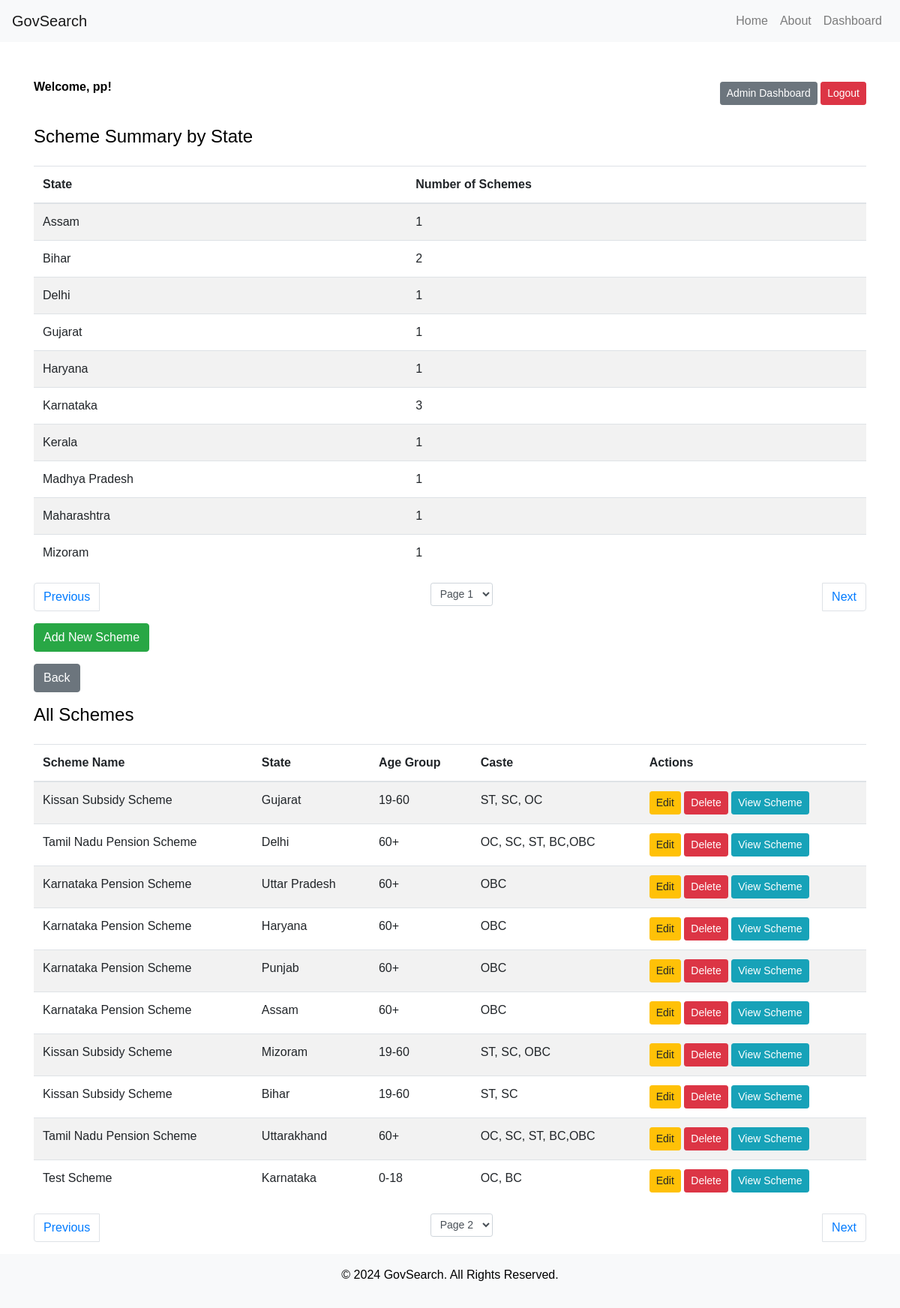
Page /admin_dashboard.php?page_schemes=2 (signed in) on the committed database.
### tables this page shows
CREATE TABLE `schemes` (
  `id` int(11) NOT NULL,
  `scheme_name` varchar(255) NOT NULL,
  `state` varchar(100) NOT NULL,
  `age_group` varchar(50) DEFAULT NULL,
  `caste` varchar(50) DEFAULT NULL,
  `state_logo` varchar(255) DEFAULT NULL,
  `scheme_link` varchar(255) DEFAULT NULL
);

### admin_dashboard.php (the view, shortened to what this page needs)
<?php
include('db_connection.php');
$items_per_page = 10;
$page = isset($_GET['page']) ? (int)$_GET['page'] : 1;
$offset = ($page - 1) * $items_per_page;
$summary_sql = "SELECT state, COUNT(*) AS scheme_count FROM schemes GROUP BY state LIMIT $offset, $items_per_page";
$summary_result = $conn->query($summary_sql);
$total_states_sql = "SELECT COUNT(DISTINCT state) AS total_states FROM schemes";
$total_states_result = $conn->query($total_states_sql);
$total_states = $total_states_result->fetch_assoc()['total_states'];
$total_pages = ceil($total_states / $items_per_page);
$page_schemes = isset($_GET['page_schemes']) ? (int)$_GET['page_schemes'] : 1;
$offset_schemes = ($page_schemes - 1) * $items_per_page;
$total_schemes_sql = "SELECT COUNT(*) AS total_schemes FROM schemes";
$total_schemes_result = $conn->query($total_schemes_sql);
$total_schemes = $total_schemes_result->fetch_assoc()['total_schemes'];
$total_schemes_pages = ceil($total_schemes / $items_per_page);
$sql_schemes = "SELECT * FROM schemes LIMIT $offset_schemes, $items_per_page";
$result_schemes = $conn->query($sql_schemes);
$logged_in_user = $_SESSION['admin'];
include('header.php');
?>
<div class="container mt-5">
    <div class="row mb-4">
        <div class="col-12 d-flex justify-content-between align-items-center">
            <div>
                <p><strong>Welcome, <?php echo htmlspecialchars($logged_in_user); ?>!</strong></p>
            </div>
            <div>
                <a href="admin_dashboard.php" class="btn btn-secondary btn-sm">Admin Dashboard</a>
                <a href="logout.php" class="btn btn-danger btn-sm">Logout</a>
            </div>
        </div>
    </div>
    <h4 class="mb-4">Scheme Summary by State</h4>
    <div class="table-responsive">
        <table class="table table-striped">
            <thead>
                <tr>
                    <th>State</th>
                    <th>Number of Schemes</th>
                </tr>
            </thead>
            <tbody>
                <?php while ($row = $summary_result->fetch_assoc()) { ?>
                    <tr>
                        <td><?php echo htmlspecialchars($row['state']); ?></td>
                        <td><?php echo htmlspecialchars($row['scheme_count']); ?></td>
                    </tr>
                <?php } ?>
            </tbody>
        </table>
    </div>
    <nav>
        <ul class="pagination justify-content-between">
            <li class="page-item">
                <?php if ($page > 1): ?>
                    <a class="page-link" href="?page=<?php echo $page - 1; ?>">Previous</a>
                <?php else: ?>
                    <span class="page-link disabled">Previous</span>
                <?php endif; ?>
            </li>
            <li class="page-item">
                <form method="get" action="" class="d-inline">
                    <select class="form-control form-control-sm" name="page" onchange="this.form.submit()">
                        <?php for ($i = 1; $i <= $total_pages; $i++): ?>
                            <option value="<?php echo $i; ?>" <?php if ($i == $page) echo 'selected'; ?>>Page <?php echo $i; ?></option>
                        <?php endfor; ?>
                    </select>
                </form>
            </li>
            <li class="page-item">
                <?php if ($page < $total_pages): ?>
                    <a class="page-link" href="?page=<?php echo $page + 1; ?>">Next</a>
                <?php else: ?>
                    <span class="page-link disabled">Next</span>
                <?php endif; ?>
            </li>
        </ul>
    </nav>
    <div class="mb-3">
        <a href="add_scheme.php" class="btn btn-success">Add New Scheme</a>
    </div>
    <div class="mb-3">
        <a href="admin_dashboard.php" class="btn btn-secondary">Back</a>
    </div>
    <h4 class="mb-4">All Schemes</h4>
    <div class="table-responsive">
        <table class="table table-striped">
            <thead>
                <tr>
                    <th>Scheme Name</th>
                    <th>State</th>
                    <th>Age Group</th>
                    <th>Caste</th>
                    <th>Actions</th>
                </tr>
            </thead>
            <tbody>
                <?php while ($row = $result_schemes->fetch_assoc()) { ?>
                    <tr>
                        <td><?php echo htmlspecialchars($row['scheme_name']); ?></td>
                        <td><?php echo htmlspecialchars($row['state']); ?></td>
                        <td><?php echo htmlspecialchars($row['age_group']); ?></td>
                        <td><?php echo htmlspecialchars($row['caste']); ?></td>
                        <td>
                            <a href="edit_scheme.php?id=<?php echo $row['id']; ?>" class="btn btn-warning btn-sm">Edit</a>
                            <a href="delete_scheme.php?id=<?php echo $row['id']; ?>" class="btn btn-danger btn-sm" onclick="return confirmDelete();">Delete</a>
                            <a href="<?php echo htmlspecialchars($row['scheme_link']); ?>" target="_blank" class="btn btn-info btn-sm">View Scheme</a>
                        </td>
                    </tr>
                <?php } ?>
            </tbody>
        </table>
    </div>
    <nav>
        <ul class="pagination justify-content-between">
            <li class="page-item">
                <?php if ($page_schemes > 1): ?>
                    <a class="page-link" href="?page_schemes=<?php echo $page_schemes - 1; ?>">Previous</a>
                <?php else: ?>
                    <span class="page-link disabled">Previous</span>
                <?php endif; ?>
            </li>
            <li class="page-item">
                <form method="get" action="" class="d-inline">
                    <select class="form-control form-control-sm" name="page_schemes" onchange="this.form.submit()">
                        <?php for ($i = 1; $i <= $total_schemes_pages; $i++): ?>
                            <option value="<?php echo $i; ?>" <?php if ($i == $page_schemes) echo 'selected'; ?>>Page <?php echo $i; ?></option>
                        <?php endfor; ?>
                    </select>
                </form>
            </li>
            <li class="page-item">
                <?php if ($page_schemes < $total_schemes_pages): ?>
                    <a class="page-link" href="?page_schemes=<?php echo $page_schemes + 1; ?>">Next</a>
                <?php else: ?>
                    <span class="page-link disabled">Next</span>
                <?php endif; ?>
            </li>
        </ul>
    </nav>
</div>
<?php include('footer.php'); ?>

### header.php (style rules this page uses)
body { background-color: #ffffff; color: #000000; font-family: Arial, sans-serif; }

### rows in the picture
schemes: scheme_name "Kissan Subsidy Scheme", state "Gujarat", age_group "19-60", caste "ST, SC, OC"
schemes: scheme_name "Tamil Nadu Pension Scheme", state "Delhi", age_group "60+", caste "OC, SC, ST, BC,OBC"
schemes: scheme_name "Karnataka Pension Scheme", state "Uttar Pradesh", age_group "60+", caste "OBC"
schemes: scheme_name "Karnataka Pension Scheme", state "Haryana", age_group "60+", caste "OBC"
schemes: scheme_name "Karnataka Pension Scheme", state "Punjab", age_group "60+", caste "OBC"
schemes: scheme_name "Karnataka Pension Scheme", state "Assam", age_group "60+", caste "OBC"
schemes: scheme_name "Kissan Subsidy Scheme", state "Mizoram", age_group "19-60", caste "ST, SC, OBC"
schemes: scheme_name "Kissan Subsidy Scheme", state "Bihar", age_group "19-60", caste "ST, SC"
schemes: scheme_name "Tamil Nadu Pension Scheme", state "Uttarakhand", age_group "60+", caste "OC, SC, ST, BC,OBC"
schemes: scheme_name "Test Scheme", state "Karnataka", age_group "0-18", caste "OC, BC"

### other values in the picture
$logged_in_user "pp"
$row['state'] "Assam"
$row['scheme_count'] "1"
$row['state'] "Bihar"
$row['scheme_count'] "2"
$row['state'] "Delhi"
$row['state'] "Gujarat"
$row['state'] "Haryana"
$row['state'] "Karnataka"
$row['scheme_count'] "3"
$row['state'] "Kerala"
$row['state'] "Madhya Pradesh"
$row['state'] "Maharashtra"
$row['state'] "Mizoram"
